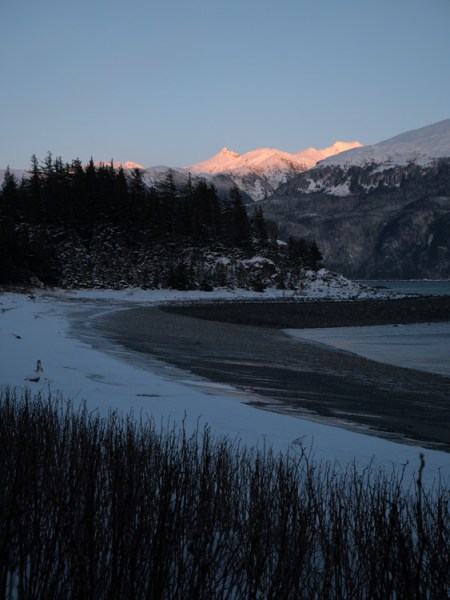
#> input picture Assignment3/data/landscape_1.jpg, 450 x 600 px
$ python stitch_images.py
#> lines starting #> are read from the running program, lines starting #| are printed output that depends on the picture
import cv2
import numpy as np

def compute_sift(img1, img2):
	# Initialize SIFT
	sift = cv2.xfeatures2d.SIFT_create()

	# Extract keypoints and descriptors
	k1, d1 = sift.detectAndCompute(img1, None)
	k2, d2 = sift.detectAndCompute(img2, None)

	# Bruteforce matcher to be run on descriptors
	bf = cv2.BFMatcher()
	matches = bf.knnMatch(d1,d2, k=2)

	threshold = 0.8
	final_matches = []
	for m1, m2 in matches:
		if m1.distance < threshold * m2.distance:
			final_matches.append(m1)

	min_matches = 8
	if len(final_matches) > min_matches:
		img1_pts = []
		img2_pts = []

		for match in final_matches:
			img1_pts.append(k1[match.queryIdx].pt)
			img2_pts.append(k2[match.trainIdx].pt)

		img1_pts = np.float32(img1_pts).reshape(-1,1,2)
		img2_pts = np.float32(img2_pts).reshape(-1,1,2)

		# Compute homography
		M, mask = cv2.findHomography(img1_pts, img2_pts, cv2.RANSAC, 5.0)
		return M

def stitch_images(img1, img2, M):
	# get size of input images
	w1, h1 = img1.shape[:2]
	w2, h2 = img2.shape[:2]

	img1_dims = np.float32([ [0,0], [0,w1], [h1, w1], [h1,0] ]).reshape(-1,1,2)
	img2_dims_temp = np.float32([ [0,0], [0,w2], [h2, w2], [h2,0] ]).reshape(-1,1,2)

	# Get perspective of second image
	img2_dims = cv2.perspectiveTransform(img2_dims_temp, M)

	result_dims = np.concatenate((img1_dims, img2_dims), axis = 0)

	# Calculate dimensions of match points
	[x_min, y_min] = np.int32(result_dims.min(axis=0).ravel() - 0.5)
	[x_max, y_max] = np.int32(result_dims.max(axis=0).ravel() + 0.5)

	# Create output array after affine transformation
	transform_dist = [-x_min,-y_min]
	transform_array = np.array([[1, 0, transform_dist[0]],
								[0, 1, transform_dist[1]],
								[0,0,1]])

	# Warp images
	result_img = cv2.warpPerspective(img2, transform_array.dot(M), (x_max-x_min, y_max-y_min))
	result_img[transform_dist[1]:w1+transform_dist[1], transform_dist[0]:h1+transform_dist[0]] = img1

	return result_img

# Read input images
img1 = cv2.imread('data/landscape_1.jpg')
#> img1 is the input picture: shape (600, 450, 3); mean B, G, R 87, 73.3, 61.5
img2 = cv2.imread('data/landscape_2.jpg')
img3 = cv2.imread('data/landscape_3.jpg')
img4 = cv2.imread('data/landscape_4.jpg')
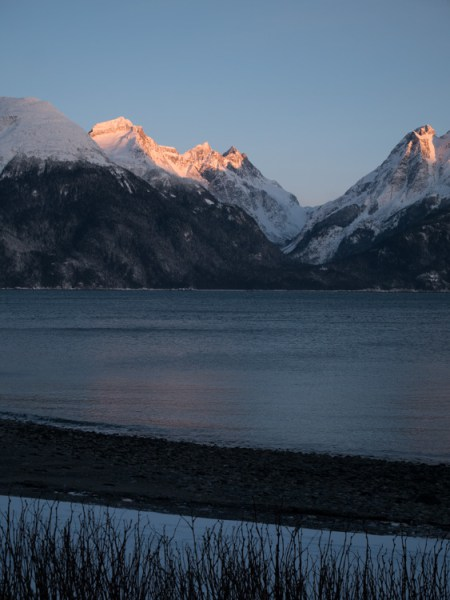
#> input picture Assignment3/data/landscape_4.jpg, 450 x 600 px
#> img4 is the input picture: shape (600, 450, 3); mean B, G, R 95.4, 79.5, 65.2
img5 = cv2.imread('data/landscape_5.jpg')
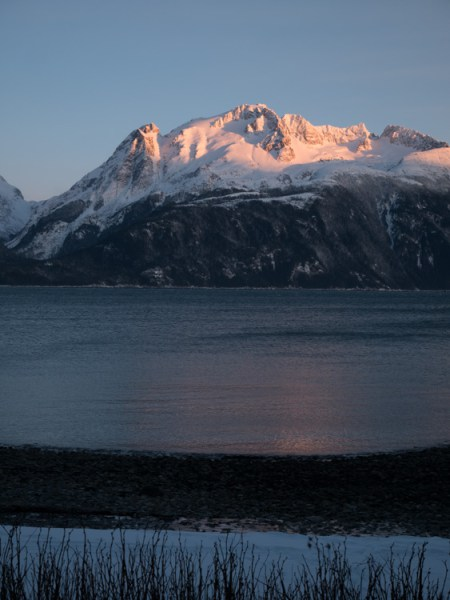
#> input picture Assignment3/data/landscape_5.jpg, 450 x 600 px
#> img5 is the input picture: shape (600, 450, 3); mean B, G, R 93.8, 78.8, 67.1
img6 = cv2.imread('data/landscape_6.jpg')
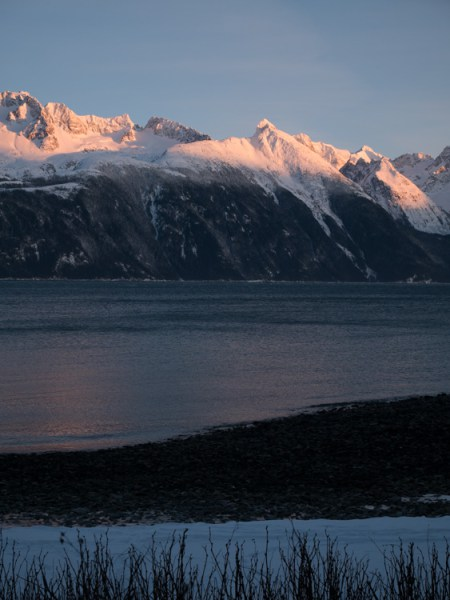
#> input picture Assignment3/data/landscape_6.jpg, 450 x 600 px
#> img6 is the input picture: shape (600, 450, 3); mean B, G, R 88.3, 75, 66.4
img7 = cv2.imread('data/landscape_7.jpg')
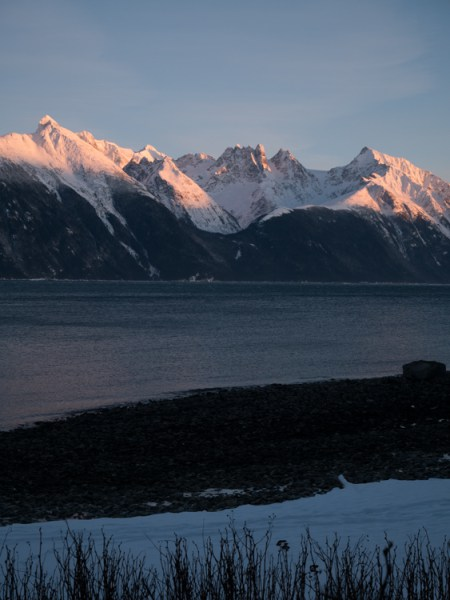
#> input picture Assignment3/data/landscape_7.jpg, 450 x 600 px
#> img7 is the input picture: shape (600, 450, 3); mean B, G, R 89.7, 75.9, 65.8
img8 = cv2.imread('data/landscape_8.jpg')
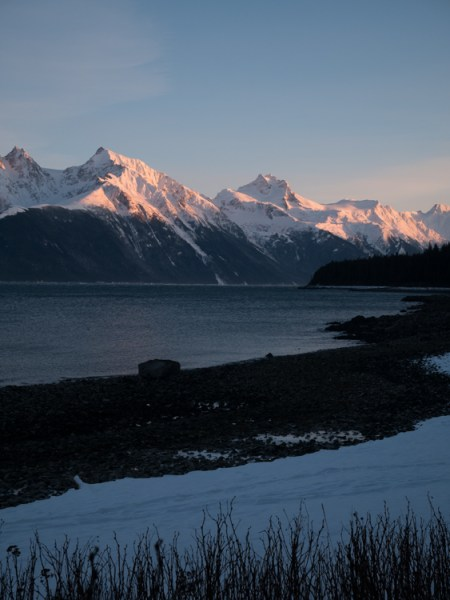
#> input picture Assignment3/data/landscape_8.jpg, 450 x 600 px
#> img8 is the input picture: shape (600, 450, 3); mean B, G, R 95.9, 81.1, 68.5
img9 = cv2.imread('data/landscape_9.jpg')

# Use SIFT to find keypoints and compute homography matrix
# and Stitch the images together using homography matrix
M_1 =  compute_sift(img1, img2)
#> in compute_sift, `k1, d1 = sift.detectAndCompute(img1, None)`: k1 = 918 keypoints; strongest (x, y, size): (91, 162, 2.7), (137, 170, 3.2), (84, 164, 5.1), (280, 242, 3.4)
#> (the run stopped early here; a loop or call above may not have finished)
